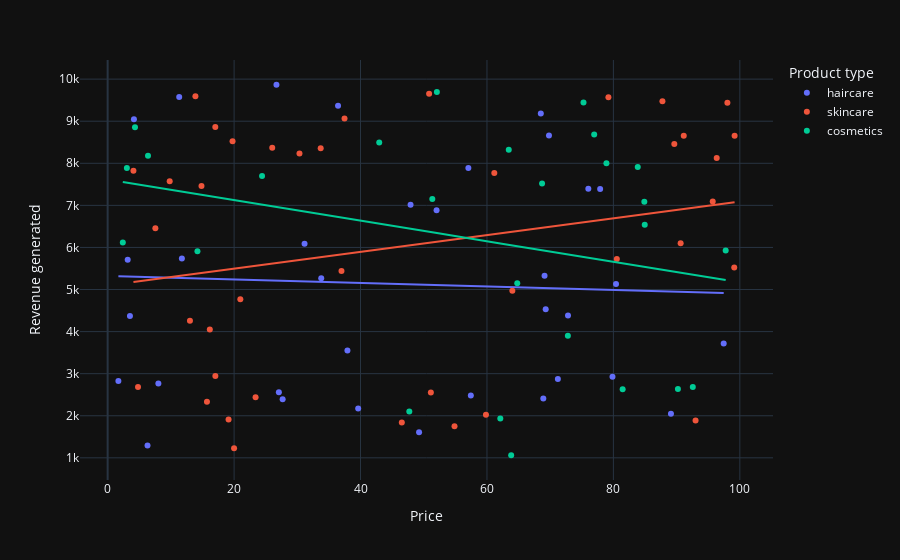

The notebook cell this image was saved under:
### Code cell
fig = px.scatter(data, x='Price',y='Revenue generated', color='Product type', trendline='ols')
fig.show()

### Figure 1 — Plotly figure (JSON) as saved in the notebook; plotly's stock layout.template omitted (floating-point values rounded to 4 significant figures)
{"data": [{"hovertemplate": "Product type=haircare<br>Price=%{x}<br>Revenue generated=%{y}<extra></extra>", "legendgroup": "haircare", "marker": {"color": "#636efa", "symbol": "circle"}, "mode": "markers", "name": "haircare", "orientation": "v", "showlegend": true, "type": "scatter", "x": [69.81, 11.32, 1.7, 71.21, 36.44, 27.68, 4.156, 39.63, 97.45, 8.023, 11.74, 33.78, 27.08, 76.04, 26.7, 31.15, 79.86, 49.26, 52.03, 37.93, 47.91, 3.17, 69.11, 57.45, 6.307, 57.06, 72.82, 68.91, 89.1, 80.41, 69.29, 77.9, 3.526, 68.52], "xaxis": "x", "y": [8662.0, 9578.0, 2828.0, 2874.0, 9365.0, 2391.0, 9049.0, 2175.0, 3716.0, 2766.0, 5737.0, 5268.0, 2557.0, 7397.0, 9866.0, 6088.0, 2926.0, 1606.0, 6886.0, 3550.0, 7015.0, 5710.0, 5328.0, 2484.0, 1292.0, 7889.0, 4384.0, 2412.0, 2048.0, 5134.0, 4531.0, 7386.0, 4371.0, 9185.0], "yaxis": "y"}, {"hovertemplate": "<b>OLS trendline</b><br>Revenue generated = -4.1918 * Price + 5323.92<br>R<sup>2</sup>=0.002087<br><br>Product type=haircare<br>Price=%{x}<br>Revenue generated=%{y} <b>(trend)</b><extra></extra>", "legendgroup": "haircare", "marker": {"color": "#636efa", "symbol": "circle"}, "mode": "lines", "name": "haircare", "showlegend": false, "type": "scatter", "x": [1.7, 3.17, 3.526, 4.156, 6.307, 8.023, 11.32, 11.74, 26.7, 27.08, 27.68, 31.15, 33.78, 36.44, 37.93, 39.63, 47.91, 49.26, 52.03, 57.06, 57.45, 68.52, 68.91, 69.11, 69.29, 69.81, 71.21, 72.82, 76.04, 77.9, 79.86, 80.41, 89.1, 97.45], "xaxis": "x", "y": [5317.0, 5311.0, 5309.0, 5307.0, 5297.0, 5290.0, 5276.0, 5275.0, 5212.0, 5210.0, 5208.0, 5193.0, 5182.0, 5171.0, 5165.0, 5158.0, 5123.0, 5117.0, 5106.0, 5085.0, 5083.0, 5037.0, 5035.0, 5034.0, 5033.0, 5031.0, 5025.0, 5019.0, 5005.0, 4997.0, 4989.0, 4987.0, 4950.0, 4915.0], "yaxis": "y"}, {"hovertemplate": "Product type=skincare<br>Price=%{x}<br>Revenue generated=%{y}<extra></extra>", "legendgroup": "skincare", "marker": {"color": "#EF553B", "symbol": "circle"}, "mode": "markers", "name": "skincare", "orientation": "v", "showlegend": true, "type": "scatter", "x": [14.84, 61.16, 4.805, 4.078, 64.02, 15.71, 90.64, 16.16, 99.17, 36.99, 7.547, 51.12, 96.34, 50.85, 79.21, 37.47, 9.813, 23.4, 19.13, 80.54, 99.11, 46.53, 95.71, 98.03, 30.34, 20.99, 59.84, 17.03, 13.02, 89.63, 33.7, 26.03, 87.76, 54.87, 93.0, 91.13, 17.03, 20.0, 13.88, 19.75], "xaxis": "x", "y": [7461.0, 7767.0, 2687.0, 7823.0, 4971.0, 2331.0, 6100.0, 4053.0, 8654.0, 5442.0, 6454.0, 2553.0, 8128.0, 9655.0, 9572.0, 9062.0, 7573.0, 2438.0, 1912.0, 5725.0, 5521.0, 1840.0, 7089.0, 9436.0, 8232.0, 4767.0, 2021.0, 8864.0, 4257.0, 8459.0, 8355.0, 8368.0, 9474.0, 1752.0, 1889.0, 8652.0, 2943.0, 1230.0, 9593.0, 8526.0], "yaxis": "y"}, {"hovertemplate": "<b>OLS trendline</b><br>Revenue generated = 19.9126 * Price + 5099.65<br>R<sup>2</sup>=0.054398<br><br>Product type=skincare<br>Price=%{x}<br>Revenue generated=%{y} <b>(trend)</b><extra></extra>", "legendgroup": "skincare", "marker": {"color": "#EF553B", "symbol": "circle"}, "mode": "lines", "name": "skincare", "showlegend": false, "type": "scatter", "x": [4.078, 4.805, 7.547, 9.813, 13.02, 13.88, 14.84, 15.71, 16.16, 17.03, 17.03, 19.13, 19.75, 20.0, 20.99, 23.4, 26.03, 30.34, 33.7, 36.99, 37.47, 46.53, 50.85, 51.12, 54.87, 59.84, 61.16, 64.02, 79.21, 80.54, 87.76, 89.63, 90.64, 91.13, 93.0, 95.71, 96.34, 98.03, 99.11, 99.17], "xaxis": "x", "y": [5181.0, 5195.0, 5250.0, 5295.0, 5359.0, 5376.0, 5395.0, 5412.0, 5421.0, 5439.0, 5439.0, 5481.0, 5493.0, 5498.0, 5518.0, 5566.0, 5618.0, 5704.0, 5771.0, 5836.0, 5846.0, 6026.0, 6112.0, 6118.0, 6192.0, 6291.0, 6318.0, 6374.0, 6677.0, 6703.0, 6847.0, 6884.0, 6904.0, 6914.0, 6951.0, 7006.0, 7018.0, 7052.0, 7073.0, 7074.0], "yaxis": "y"}, {"hovertemplate": "Product type=cosmetics<br>Price=%{x}<br>Revenue generated=%{y}<extra></extra>", "legendgroup": "cosmetics", "marker": {"color": "#00cc96", "symbol": "circle"}, "mode": "markers", "name": "cosmetics", "orientation": "v", "showlegend": true, "type": "scatter", "x": [42.96, 68.72, 81.46, 84.89, 4.324, 92.56, 2.397, 63.45, 64.8, 84.96, 52.08, 51.36, 78.9, 14.2, 63.83, 72.8, 6.382, 90.2, 83.85, 76.96, 75.27, 97.76, 62.11, 47.71, 3.038, 24.42], "xaxis": "x", "y": [8496.0, 7517.0, 2629.0, 7087.0, 8858.0, 2686.0, 6117.0, 8319.0, 5150.0, 6541.0, 9692.0, 7152.0, 8002.0, 5911.0, 1062.0, 3900.0, 8180.0, 2633.0, 7911.0, 8685.0, 9445.0, 5925.0, 1935.0, 2100.0, 7888.0, 7698.0], "yaxis": "y"}, {"hovertemplate": "<b>OLS trendline</b><br>Revenue generated = -24.4531 * Price + 7615.01<br>R<sup>2</sup>=0.081280<br><br>Product type=cosmetics<br>Price=%{x}<br>Revenue generated=%{y} <b>(trend)</b><extra></extra>", "legendgroup": "cosmetics", "marker": {"color": "#00cc96", "symbol": "circle"}, "mode": "lines", "name": "cosmetics", "showlegend": false, "type": "scatter", "x": [2.397, 3.038, 4.324, 6.382, 14.2, 24.42, 42.96, 47.71, 51.36, 52.08, 62.11, 63.45, 63.83, 64.8, 68.72, 72.8, 75.27, 76.96, 78.9, 81.46, 83.85, 84.89, 84.96, 90.2, 92.56, 97.76], "xaxis": "x", "y": [7556.0, 7541.0, 7509.0, 7459.0, 7268.0, 7018.0, 6565.0, 6448.0, 6359.0, 6342.0, 6096.0, 6064.0, 6054.0, 6031.0, 5935.0, 5835.0, 5774.0, 5733.0, 5686.0, 5623.0, 5565.0, 5539.0, 5538.0, 5409.0, 5352.0, 5224.0], "yaxis": "y"}], "layout": {"legend": {"title": {"text": "Product type"}, "tracegroupgap": 0}, "margin": {"t": 60}, "xaxis": {"anchor": "y", "domain": [0, 1], "title": {"text": "Price"}}, "yaxis": {"anchor": "x", "domain": [0, 1], "title": {"text": "Revenue generated"}}}}
